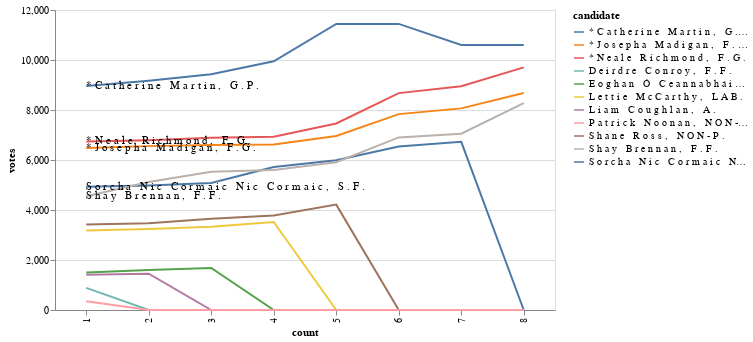

Source (notebook cell):
### Code cell
charter(count_details)

### Figure 1 — Vega-Lite specification as saved in the notebook (floating-point values rounded to 4 significant figures)
{"config": {"view": {"continuousWidth": 400, "continuousHeight": 300}}, "layer": [{"data": {"name": "data-f696d1587ffb51b84808237f70b90d1e"}, "mark": "line", "encoding": {"color": {"field": "candidate", "type": "nominal"}, "tooltip": [{"field": "candidate", "type": "nominal"}, {"field": "count", "type": "quantitative"}, {"field": "votes", "type": "quantitative"}], "x": {"field": "count", "type": "ordinal"}, "y": {"field": "votes", "type": "quantitative"}}, "width": 500}, {"data": {"name": "data-83d1edc5e605a0912c043e09d5b352b3"}, "mark": {"type": "text", "align": "left"}, "encoding": {"text": {"field": "candidate", "type": "nominal"}, "x": {"field": "count", "type": "ordinal"}, "y": {"field": "votes", "type": "quantitative"}}}], "$schema": "https://vega.github.io/schema/vega-lite/v4.17.0.json", "datasets": {"data-f696d1587ffb51b84808237f70b90d1e": [{"candidate": "* C a t h e r i n e   M a r t i n ,   G . P .", "count": 1, "votes": 8958}, {"candidate": "* C a t h e r i n e   M a r t i n ,   G . P .", "count": 2, "votes": 9171}, {"candidate": "* C a t h e r i n e   M a r t i n ,   G . P .", "count": 3, "votes": 9431}, {"candidate": "* C a t h e r i n e   M a r t i n ,   G . P .", "count": 4, "votes": 9949}, {"candidate": "* C a t h e r i n e   M a r t i n ,   G . P .", "count": 5, "votes": 11444}, {"candidate": "* C a t h e r i n e   M a r t i n ,   G . P .", "count": 6, "votes": 11444}, {"candidate": "* C a t h e r i n e   M a r t i n ,   G . P .", "count": 7, "votes": 10601}, {"candidate": "* C a t h e r i n e   M a r t i n ,   G . P .", "count": 8, "votes": 10601}, {"candidate": "* N e a l e   R i c h m o n d ,   F . G .", "count": 1, "votes": 6743}, {"candidate": "* N e a l e   R i c h m o n d ,   F . G .", "count": 2, "votes": 6789}, {"candidate": "* N e a l e   R i c h m o n d ,   F . G .", "count": 3, "votes": 6887}, {"candidate": "* N e a l e   R i c h m o n d ,   F . G .", "count": 4, "votes": 6926}, {"candidate": "* N e a l e   R i c h m o n d ,   F . G .", "count": 5, "votes": 7461}, {"candidate": "* N e a l e   R i c h m o n d ,   F . G .", "count": 6, "votes": 8675}, {"candidate": "* N e a l e   R i c h m o n d ,   F . G .", "count": 7, "votes": 8950}, {"candidate": "* N e a l e   R i c h m o n d ,   F . G .", "count": 8, "votes": 9704}, {"candidate": "* J o s e p h a   M a d i g a n ,   F . G .", "count": 1, "votes": 6482}, {"candidate": "* J o s e p h a   M a d i g a n ,   F . G .", "count": 2, "votes": 6555}, {"candidate": "* J o s e p h a   M a d i g a n ,   F . G .", "count": 3, "votes": 6603}, {"candidate": "* J o s e p h a   M a d i g a n ,   F . G .", "count": 4, "votes": 6624}, {"candidate": "* J o s e p h a   M a d i g a n ,   F . G .", "count": 5, "votes": 6964}, {"candidate": "* J o s e p h a   M a d i g a n ,   F . G .", "count": 6, "votes": 7835}, {"candidate": "* J o s e p h a   M a d i g a n ,   F . G .", "count": 7, "votes": 8065}, {"candidate": "* J o s e p h a   M a d i g a n ,   F . G .", "count": 8, "votes": 8677}, {"candidate": "S o r c h a   N i c   C o r m a i c   N i c   C o r m a i c ,   S . F .", "count": 1, "votes": 4926}, {"candidate": "S o r c h a   N i c   C o r m a i c   N i c   C o r m a i c ,   S . F .", "count": 2, "votes": 4980}, {"candidate": "S o r c h a   N i c   C o r m a i c   N i c   C o r m a i c ,   S . F .", "count": 3, "votes": 5082}, {"candidate": "S o r c h a   N i c   C o r m a i c   N i c   C o r m a i c ,   S . F .", "count": 4, "votes": 5716}, {"candidate": "S o r c h a   N i c   C o r m a i c   N i c   C o r m a i c ,   S . F .", "count": 5, "votes": 5991}, {"candidate": "S o r c h a   N i c   C o r m a i c   N i c   C o r m a i c ,   S . F .", "count": 6, "votes": 6538}, {"candidate": "S o r c h a   N i c   C o r m a i c   N i c   C o r m a i c ,   S . F .", "count": 7, "votes": 6726}, {"candidate": "S o r c h a   N i c   C o r m a i c   N i c   C o r m a i c ,   S . F .", "count": 8, "votes": 0}, {"candidate": "S h a y   B r e n n a n ,   F . F .", "count": 1, "votes": 4549}, {"candidate": "S h a y   B r e n n a n ,   F . F .", "count": 2, "votes": 5118}, {"candidate": "S h a y   B r e n n a n ,   F . F .", "count": 3, "votes": 5532}, {"candidate": "S h a y   B r e n n a n ,   F . F .", "count": 4, "votes": 5599}, {"candidate": "S h a y   B r e n n a n ,   F . F .", "count": 5, "votes": 5913}, {"candidate": "S h a y   B r e n n a n ,   F . F .", "count": 6, "votes": 6904}, {"candidate": "S h a y   B r e n n a n ,   F . F .", "count": 7, "votes": 7054}, {"candidate": "S h a y   B r e n n a n ,   F . F .", "count": 8, "votes": 8277}, {"candidate": "S h a n e   R o s s ,   N O N - P .", "count": 1, "votes": 3419}, {"candidate": "S h a n e   R o s s ,   N O N - P .", "count": 2, "votes": 3474}, {"candidate": "S h a n e   R o s s ,   N O N - P .", "count": 3, "votes": 3651}, {"candidate": "S h a n e   R o s s ,   N O N - P .", "count": 4, "votes": 3780}, {"candidate": "S h a n e   R o s s ,   N O N - P .", "count": 5, "votes": 4215}, {"candidate": "S h a n e   R o s s ,   N O N - P .", "count": 6, "votes": 0}, {"candidate": "S h a n e   R o s s ,   N O N - P .", "count": 7, "votes": 0}, {"candidate": "S h a n e   R o s s ,   N O N - P .", "count": 8, "votes": 0}, {"candidate": "L e t t i e   M c C a r t h y ,   L A B .", "count": 1, "votes": 3179}, {"candidate": "L e t t i e   M c C a r t h y ,   L A B .", "count": 2, "votes": 3242}, {"candidate": "L e t t i e   M c C a r t h y ,   L A B .", "count": 3, "votes": 3328}, {"candidate": "L e t t i e   M c C a r t h y ,   L A B .", "count": 4, "votes": 3519}, {"candidate": "L e t t i e   M c C a r t h y ,   L A B .", "count": 5, "votes": 0}, {"candidate": "L e t t i e   M c C a r t h y ,   L A B .", "count": 6, "votes": 0}, {"candidate": "L e t t i e   M c C a r t h y ,   L A B .", "count": 7, "votes": 0}, {"candidate": "L e t t i e   M c C a r t h y ,   L A B .", "count": 8, "votes": 0}, {"candidate": "E o g h a n   Ó   C e a n n a b h á i n ,   S . P . B . P .", "count": 1, "votes": 1498}, {"candidate": "E o g h a n   Ó   C e a n n a b h á i n ,   S . P . B . P .", "count": 2, "votes": 1597}, {"candidate": "E o g h a n   Ó   C e a n n a b h á i n ,   S . P . B . P .", "count": 3, "votes": 1680}, {"candidate": "E o g h a n   Ó   C e a n n a b h á i n ,   S . P . B . P .", "count": 4, "votes": 0}, {"candidate": "E o g h a n   Ó   C e a n n a b h á i n ,   S . P . B . P .", "count": 5, "votes": 0}, {"candidate": "E o g h a n   Ó   C e a n n a b h á i n ,   S . P . B . P .", "count": 6, "votes": 0}, {"candidate": "E o g h a n   Ó   C e a n n a b h á i n ,   S . P . B . P .", "count": 7, "votes": 0}, {"candidate": "E o g h a n   Ó   C e a n n a b h á i n ,   S . P . B . P .", "count": 8, "votes": 0}, {"candidate": "L i a m   C o u g h l a n ,   A .", "count": 1, "votes": 1413}, {"candidate": "L i a m   C o u g h l a n ,   A .", "count": 2, "votes": 1450}, {"candidate": "L i a m   C o u g h l a n ,   A .", "count": 3, "votes": 0}, {"candidate": "L i a m   C o u g h l a n ,   A .", "count": 4, "votes": 0}, {"candidate": "L i a m   C o u g h l a n ,   A .", "count": 5, "votes": 0}, {"candidate": "L i a m   C o u g h l a n ,   A .", "count": 6, "votes": 0}, {"candidate": "L i a m   C o u g h l a n ,   A .", "count": 7, "votes": 0}, {"candidate": "L i a m   C o u g h l a n ,   A .", "count": 8, "votes": 0}, {"candidate": "D e i r d r e   C o n r o y ,   F . F .", "count": 1, "votes": 886}, {"candidate": "D e i r d r e   C o n r o y ,   F . F .", "count": 2, "votes": 0}, {"candidate": "D e i r d r e   C o n r o y ,   F . F .", "count": 3, "votes": 0}, {"candidate": "D e i r d r e   C o n r o y ,   F . F .", "count": 4, "votes": 0}, {"candidate": "D e i r d r e   C o n r o y ,   F . F .", "count": 5, "votes": 0}, {"candidate": "D e i r d r e   C o n r o y ,   F . F .", "count": 6, "votes": 0}, {"candidate": "D e i r d r e   C o n r o y ,   F . F .", "count": 7, "votes": 0}, {"candidate": "D e i r d r e   C o n r o y ,   F . F .", "count": 8, "votes": 0}, {"candidate": "P a t r i c k   N o o n a n ,   N O N - P .", "count": 1, "votes": 350}, {"candidate": "P a t r i c k   N o o n a n ,   N O N - P .", "count": 2, "votes": 0}, {"candidate": "P a t r i c k   N o o n a n ,   N O N - P .", "count": 3, "votes": 0}, {"candidate": "P a t r i c k   N o o n a n ,   N O N - P .", "count": 4, "votes": 0}, {"candidate": "P a t r i c k   N o o n a n ,   N O N - P .", "count": 5, "votes": 0}, {"candidate": "P a t r i c k   N o o n a n ,   N O N - P .", "count": 6, "votes": 0}, {"candidate": "P a t r i c k   N o o n a n ,   N O N - P .", "count": 7, "votes": 0}, {"candidate": "P a t r i c k   N o o n a n ,   N O N - P .", "count": 8, "votes": 0}], "data-83d1edc5e605a0912c043e09d5b352b3": [{"candidate": "* C a t h e r i n e   M a r t i n ,   G . P .", "count": 1, "votes": 8958}, {"candidate": "* N e a l e   R i c h m o n d ,   F . G .", "count": 1, "votes": 6743}, {"candidate": "* J o s e p h a   M a d i g a n ,   F . G .", "count": 1, "votes": 6482}, {"candidate": "S o r c h a   N i c   C o r m a i c   N i c   C o r m a i c ,   S . F .", "count": 1, "votes": 4926}, {"candidate": "S h a y   B r e n n a n ,   F . F .", "count": 1, "votes": 4549}]}}
